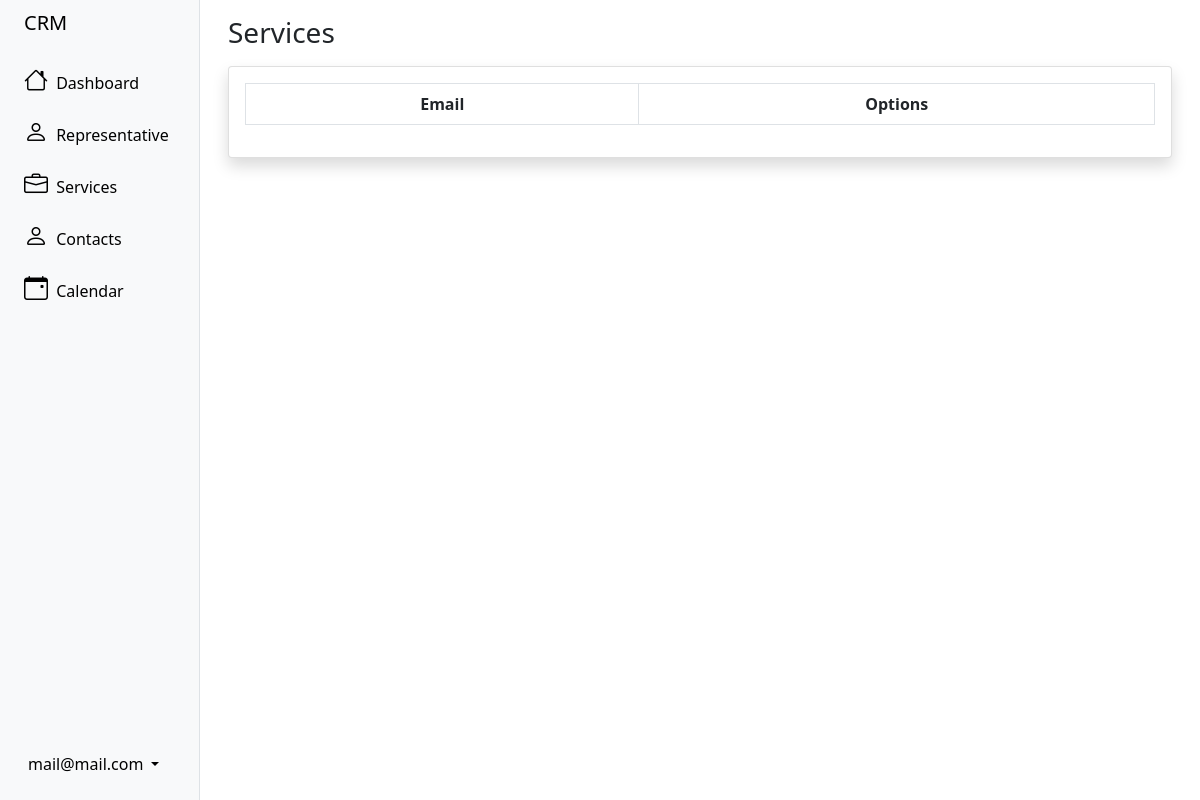
Page /user/representativeStatus/ (signed in) on the earlier database version.
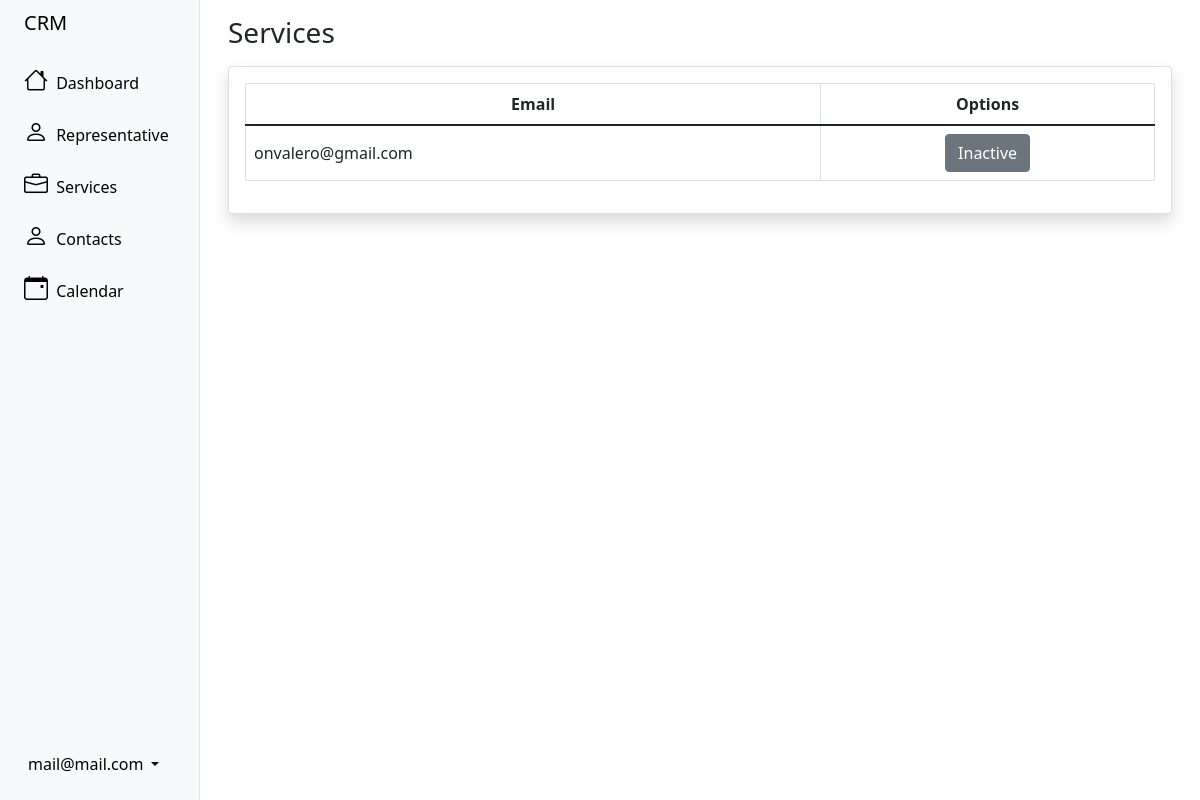
Same page on the later database version.
### user/models.py (models this page shows, shortened)
class crmUser(AbstractBaseUser):
	status = models.BooleanField('Status', default=True)
	admin_user = models.BooleanField('Admin', default=False)
	name = models.CharField('Name', max_length=100)
	last_name = models.CharField('Last name', max_length=100)
	user_email = models.EmailField('User email', unique=True, max_length=255)
	personal_email = models.EmailField('Personal email', unique=True, max_length=255, blank=True, null=True)
	dni = models.IntegerField('DNI', unique=True, blank=True, null=True)
	address = models.TextField('Address', blank=True, null=True)
	phone_number = models.IntegerField('Phone number', blank=True, null=True)
	country = CountryField('Country', blank=True, null=True)
	objects = crmUserManager()
	USERNAME_FIELD = 'user_email'
	REQUIRED_FIELDS = ['name', 'last_name']
	@property
	def is_staff(self):
		return self.admin_user

### user/views.py (the view)
# urls.py: path('representativeStatus/', representativeStatus, name='representativeStatus'),
@login_required
def representativeStatus(request):
	if request.user.is_staff:
		context = crmUser.objects.filter(admin_user=False)
		return render(request, 'representatives/representatives_status.html', {'context': context})
	else:
		messages.error(request, 'You do not have permission to enter')
		return redirect('dashboard')

### templates/representatives/representatives_status.html (shortened to what this page needs)
{% extends 'sidebar.html' %}
{% block content %}
<div class="container-fluid px-3 mt-3">
    <h1 class="h3 mb-3 text-gray-800">Services</h1>
    <div class="card shadow mb-4">
        <div class="card-body">
            <div class="table-responsive">
                <table class="table table-bordered" id="dataTable" width="100%" cellspacing="0">
                    <thead>
                        <tr>
                            <th>
                                <div class="d-flex justify-content-center align-items-center">
                                    Email
                                </div>
                            </th>
                            <th>
                                <div class="d-flex justify-content-center align-items-center">
                                    Options
                                </div>
                            </th>
                        </tr>
                    </thead>
                    <tbody>
                        {% if context %}
                        {% for row in context %}
                        <tr>
                            <td class="align-middle">{{row.user_email}}</td>
                            <td>
                                <div class="d-flex justify-content-center align-middle">
                                    <a href="{% url 'changeRepresentativeStatus' row.id %}" class="btn {% if row.status %} btn-secondary {% else %} btn-primary {% endif %}">
                                        {% if row.status %}
                                            Inactive
                                        {% else %}
                                            Active
                                        {% endif %}
                                    </a>
                                </div>
                            </td>
                        </tr>
                        {% endfor %}
                        {% endif %}
                    </tbody>
                </table>
            </div>
        </div>
    </div>
</div>
{% endblock content %}

Differences in the rows shown:
added crmUser: user_email "onvalero@gmail.com", status "Inactive"
